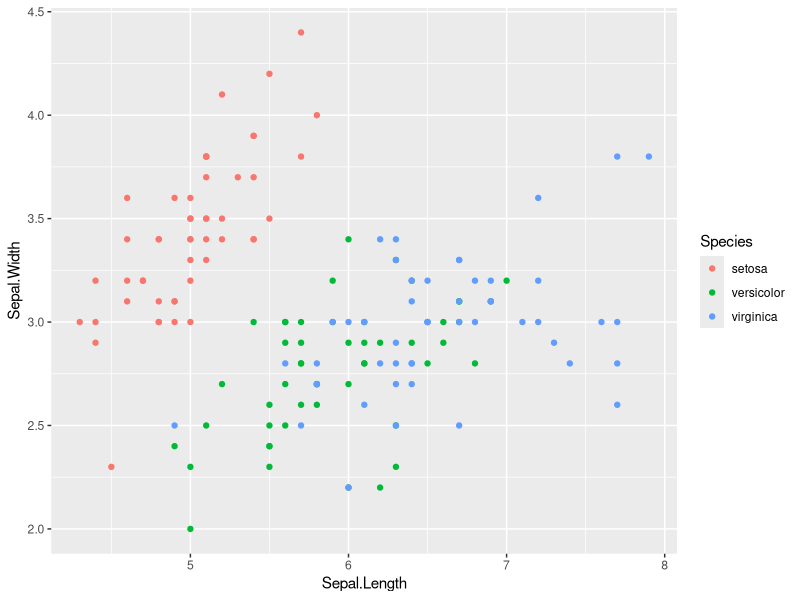
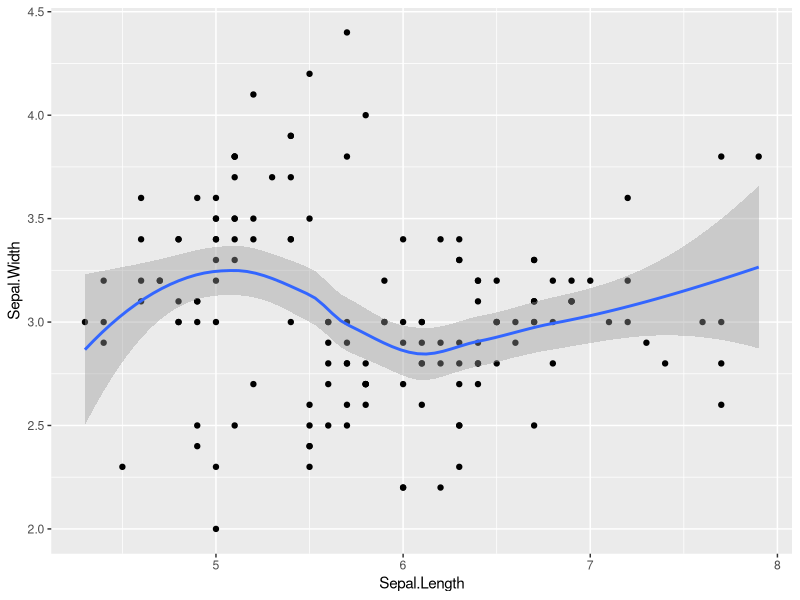
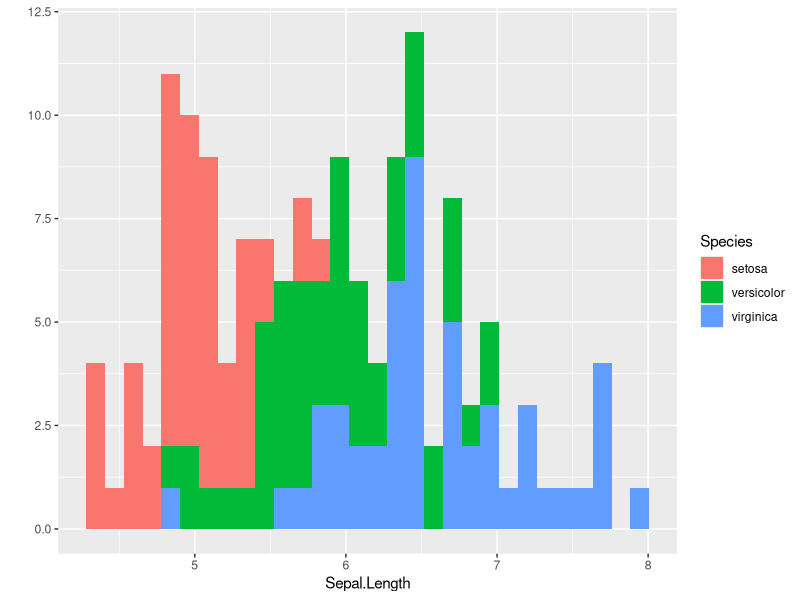
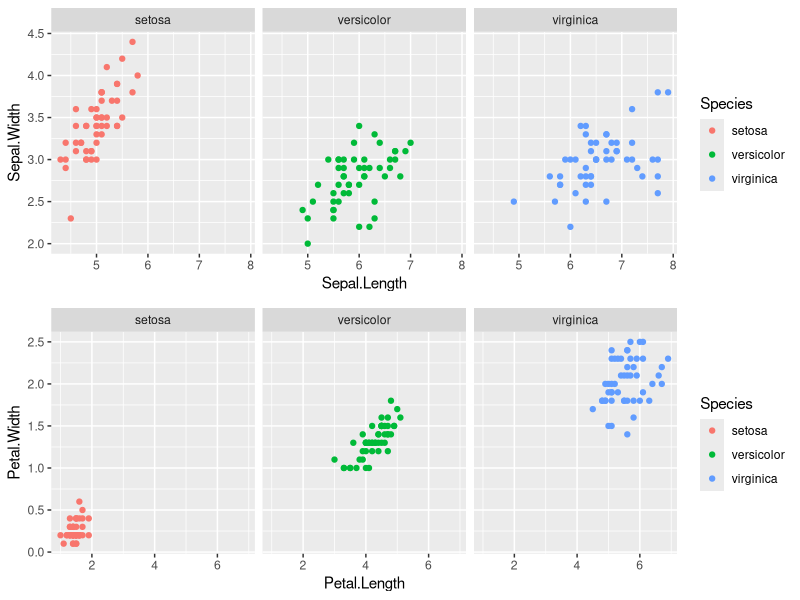

Write R code to recreate these figures, in order.
#Load library
library(data.table)
library(ggplot2)
library(gridExtra)

#Load data
set.seed(20L)
DT <- data.table(iris)
attach(DT)

#Data exploration with qplot
str(DT)

#Sepal length of differnt species plants against Sepal width
qplot(x = Sepal.Length, y = Sepal.Width , data = DT, color = Species)

# Adding smooth geom
qplot(x = Sepal.Length, y = Sepal.Width , data = DT, geom = c("point","smooth"))

#Histogram of sepal length frequency 
qplot(Sepal.Length, data = DT, fill = Species)

#Scatterplots with facets
par(mfrow=c(2,2))
plot1 <- qplot(Sepal.Length,Sepal.Width, data = DT, facets = .~ Species,color = Species)
plot2 <- qplot(Petal.Length,Petal.Width, data = DT, facets = .~ Species,color = Species)
grid.arrange(plot1, plot2)
#sourcetree
